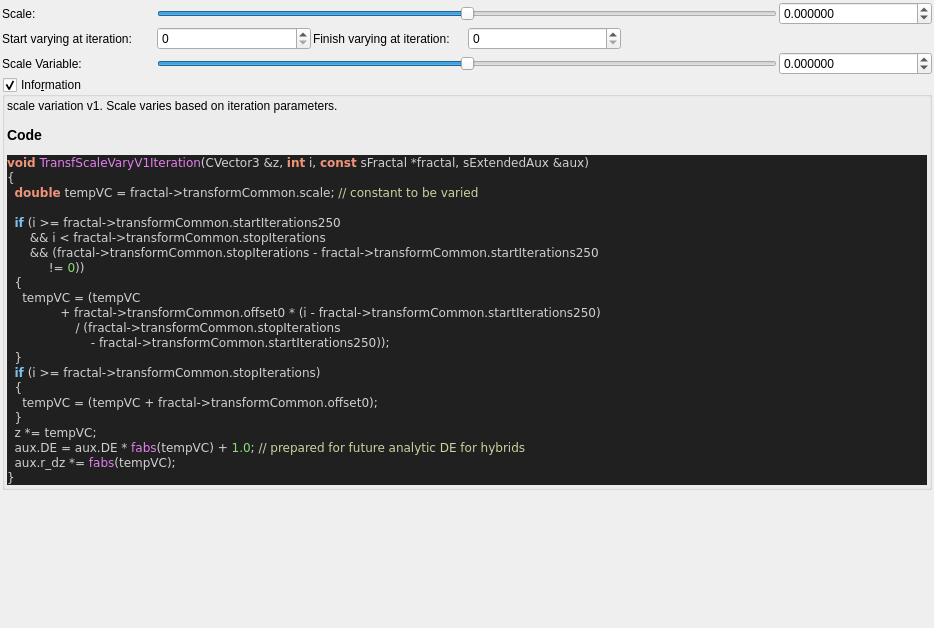
<?xml version="1.0" encoding="UTF-8"?>
<ui version="4.0">
 <class>transf_scale_vary_v1</class>
 <widget class="QWidget" name="Form">
  <property name="geometry">
   <rect>
    <x>0</x>
    <y>0</y>
    <width>934</width>
    <height>628</height>
   </rect>
  </property>
  <property name="windowTitle">
   <string notr="true">transf_scale_vary_v1</string>
  </property>
  <layout class="QVBoxLayout" name="verticalLayout">
   <property name="spacing">
    <number>2</number>
   </property>
   <property name="leftMargin">
    <number>2</number>
   </property>
   <property name="topMargin">
    <number>2</number>
   </property>
   <property name="rightMargin">
    <number>2</number>
   </property>
   <property name="bottomMargin">
    <number>2</number>
   </property>
   <item>
    <layout class="QGridLayout" name="gridLayout_36">
     <property name="spacing">
      <number>2</number>
     </property>
     <item row="1" column="2">
      <widget class="QLabel" name="label_169">
       <property name="text">
        <string>Finish varying at iteration:</string>
       </property>
      </widget>
     </item>
     <item row="2" column="1" colspan="4">
      <widget class="QSlider" name="slider_transf_offset_0">
       <property name="sizePolicy">
        <sizepolicy hsizetype="Expanding" vsizetype="Maximum">
         <horstretch>0</horstretch>
         <verstretch>0</verstretch>
        </sizepolicy>
       </property>
       <property name="minimum">
        <number>-5000000</number>
       </property>
       <property name="maximum">
        <number>5000000</number>
       </property>
       <property name="value">
        <number>0</number>
       </property>
       <property name="sliderPosition">
        <number>0</number>
       </property>
       <property name="orientation">
        <enum>Qt::Horizontal</enum>
       </property>
      </widget>
     </item>
     <item row="2" column="5">
      <widget class="MyDoubleSpinBox" name="spinbox_transf_offset_0">
       <property name="sizePolicy">
        <sizepolicy hsizetype="Minimum" vsizetype="Maximum">
         <horstretch>0</horstretch>
         <verstretch>0</verstretch>
        </sizepolicy>
       </property>
       <property name="prefix">
        <string/>
       </property>
       <property name="suffix">
        <string/>
       </property>
       <property name="decimals">
        <number>6</number>
       </property>
       <property name="minimum">
        <double>-99.000000000000000</double>
       </property>
       <property name="maximum">
        <double>99.000000000000000</double>
       </property>
       <property name="singleStep">
        <double>0.100000000000000</double>
       </property>
      </widget>
     </item>
     <item row="0" column="5">
      <widget class="MyDoubleSpinBox" name="spinbox_transf_scale">
       <property name="sizePolicy">
        <sizepolicy hsizetype="Minimum" vsizetype="Maximum">
         <horstretch>0</horstretch>
         <verstretch>0</verstretch>
        </sizepolicy>
       </property>
       <property name="prefix">
        <string/>
       </property>
       <property name="suffix">
        <string/>
       </property>
       <property name="decimals">
        <number>6</number>
       </property>
       <property name="minimum">
        <double>-99.000000000000000</double>
       </property>
       <property name="maximum">
        <double>99.000000000000000</double>
       </property>
       <property name="singleStep">
        <double>0.100000000000000</double>
       </property>
      </widget>
     </item>
     <item row="1" column="3">
      <widget class="MySpinBox" name="spinboxInt_transf_stop_iterations">
       <property name="sizePolicy">
        <sizepolicy hsizetype="Minimum" vsizetype="Maximum">
         <horstretch>0</horstretch>
         <verstretch>0</verstretch>
        </sizepolicy>
       </property>
       <property name="maximum">
        <number>250</number>
       </property>
      </widget>
     </item>
     <item row="0" column="1" colspan="4">
      <widget class="QSlider" name="slider_transf_scale">
       <property name="sizePolicy">
        <sizepolicy hsizetype="Expanding" vsizetype="Maximum">
         <horstretch>0</horstretch>
         <verstretch>0</verstretch>
        </sizepolicy>
       </property>
       <property name="minimum">
        <number>-5000000</number>
       </property>
       <property name="maximum">
        <number>5000000</number>
       </property>
       <property name="singleStep">
        <number>1</number>
       </property>
       <property name="orientation">
        <enum>Qt::Horizontal</enum>
       </property>
      </widget>
     </item>
     <item row="0" column="0">
      <widget class="QLabel" name="label_92">
       <property name="text">
        <string>Scale:</string>
       </property>
      </widget>
     </item>
     <item row="1" column="1">
      <widget class="MySpinBox" name="spinboxInt_transf_start_iterations_250">
       <property name="sizePolicy">
        <sizepolicy hsizetype="Minimum" vsizetype="Maximum">
         <horstretch>0</horstretch>
         <verstretch>0</verstretch>
        </sizepolicy>
       </property>
       <property name="maximum">
        <number>250</number>
       </property>
      </widget>
     </item>
     <item row="2" column="0">
      <widget class="QLabel" name="label_81">
       <property name="text">
        <string>Scale Variable:</string>
       </property>
      </widget>
     </item>
     <item row="1" column="0">
      <widget class="QLabel" name="label_171">
       <property name="text">
        <string>Start varying at iteration:</string>
       </property>
      </widget>
     </item>
     <item row="1" column="4" colspan="2">
      <spacer name="horizontalSpacer_17">
       <property name="orientation">
        <enum>Qt::Horizontal</enum>
       </property>
       <property name="sizeHint" stdset="0">
        <size>
         <width>40</width>
         <height>20</height>
        </size>
       </property>
      </spacer>
     </item>
    </layout>
   </item>
   <item>
    <widget class="MyGroupBox" name="groupCheck_info">
     <property name="title">
      <string>Info&amp;rmation</string>
     </property>
     <property name="flat">
      <bool>false</bool>
     </property>
     <property name="checkable">
      <bool>true</bool>
     </property>
     <layout class="QVBoxLayout" name="verticalLayout_2">
      <property name="spacing">
       <number>2</number>
      </property>
      <property name="leftMargin">
       <number>2</number>
      </property>
      <property name="topMargin">
       <number>2</number>
      </property>
      <property name="rightMargin">
       <number>2</number>
      </property>
      <property name="bottomMargin">
       <number>2</number>
      </property>
      <item>
       <widget class="QLabel" name="label_code_content">
        <property name="text">
         <string notr="true">&lt;p&gt;scale variation v1. Scale varies based on iteration parameters.&lt;/p&gt;&lt;table&gt;
&lt;/table&gt;
&lt;h3&gt;Code&lt;/h3&gt;
&lt;body style=&quot;background-color:#202020&quot;&gt;
&lt;pre style=&quot;color:#d0d0d0; background-color:#202020;  font-family:'Courier New',monospace;&quot;&gt;&lt;span style=&quot;color:#f09479; font-weight:bold&quot;&gt;void&lt;/span&gt; &lt;span style=&quot;color:#e47eed&quot;&gt;TransfScaleVaryV1Iteration&lt;/span&gt;&lt;span style=&quot;color:#d0d0d0&quot;&gt;(&lt;/span&gt;CVector3 &lt;span style=&quot;color:#d0d0d0&quot;&gt;&amp;amp;&lt;/span&gt;z&lt;span style=&quot;color:#d0d0d0&quot;&gt;,&lt;/span&gt; &lt;span style=&quot;color:#f09479; font-weight:bold&quot;&gt;int&lt;/span&gt; i&lt;span style=&quot;color:#d0d0d0&quot;&gt;,&lt;/span&gt; &lt;span style=&quot;color:#f09479; font-weight:bold&quot;&gt;const&lt;/span&gt; sFractal &lt;span style=&quot;color:#d0d0d0&quot;&gt;*&lt;/span&gt;fractal&lt;span style=&quot;color:#d0d0d0&quot;&gt;,&lt;/span&gt; sExtendedAux &lt;span style=&quot;color:#d0d0d0&quot;&gt;&amp;amp;&lt;/span&gt;aux&lt;span style=&quot;color:#d0d0d0&quot;&gt;)&lt;/span&gt;
&lt;span style=&quot;color:#d0d0d0&quot;&gt;{&lt;/span&gt;
  &lt;span style=&quot;color:#f09479; font-weight:bold&quot;&gt;double&lt;/span&gt; tempVC &lt;span style=&quot;color:#d0d0d0&quot;&gt;=&lt;/span&gt; fractal&lt;span style=&quot;color:#d0d0d0&quot;&gt;-&amp;gt;&lt;/span&gt;transformCommon&lt;span style=&quot;color:#d0d0d0&quot;&gt;.&lt;/span&gt;scale&lt;span style=&quot;color:#d0d0d0&quot;&gt;;&lt;/span&gt; &lt;span style=&quot;color:#d0d0a0&quot;&gt;// constant to be varied&lt;/span&gt;

  &lt;span style=&quot;color:#7ec0ee; font-weight:bold&quot;&gt;if&lt;/span&gt; &lt;span style=&quot;color:#d0d0d0&quot;&gt;(&lt;/span&gt;i &lt;span style=&quot;color:#d0d0d0&quot;&gt;&amp;gt;=&lt;/span&gt; fractal&lt;span style=&quot;color:#d0d0d0&quot;&gt;-&amp;gt;&lt;/span&gt;transformCommon&lt;span style=&quot;color:#d0d0d0&quot;&gt;.&lt;/span&gt;startIterations250
      &lt;span style=&quot;color:#d0d0d0&quot;&gt;&amp;amp;&amp;amp;&lt;/span&gt; i &lt;span style=&quot;color:#d0d0d0&quot;&gt;&amp;lt;&lt;/span&gt; fractal&lt;span style=&quot;color:#d0d0d0&quot;&gt;-&amp;gt;&lt;/span&gt;transformCommon&lt;span style=&quot;color:#d0d0d0&quot;&gt;.&lt;/span&gt;stopIterations
      &lt;span style=&quot;color:#d0d0d0&quot;&gt;&amp;amp;&amp;amp; (&lt;/span&gt;fractal&lt;span style=&quot;color:#d0d0d0&quot;&gt;-&amp;gt;&lt;/span&gt;transformCommon&lt;span style=&quot;color:#d0d0d0&quot;&gt;.&lt;/span&gt;stopIterations &lt;span style=&quot;color:#d0d0d0&quot;&gt;-&lt;/span&gt; fractal&lt;span style=&quot;color:#d0d0d0&quot;&gt;-&amp;gt;&lt;/span&gt;transformCommon&lt;span style=&quot;color:#d0d0d0&quot;&gt;.&lt;/span&gt;startIterations250
           &lt;span style=&quot;color:#d0d0d0&quot;&gt;!=&lt;/span&gt; &lt;span style=&quot;color:#87df71&quot;&gt;0&lt;/span&gt;&lt;span style=&quot;color:#d0d0d0&quot;&gt;))&lt;/span&gt;
  &lt;span style=&quot;color:#d0d0d0&quot;&gt;{&lt;/span&gt;
    tempVC &lt;span style=&quot;color:#d0d0d0&quot;&gt;= (&lt;/span&gt;tempVC
              &lt;span style=&quot;color:#d0d0d0&quot;&gt;+&lt;/span&gt; fractal&lt;span style=&quot;color:#d0d0d0&quot;&gt;-&amp;gt;&lt;/span&gt;transformCommon&lt;span style=&quot;color:#d0d0d0&quot;&gt;.&lt;/span&gt;offset0 &lt;span style=&quot;color:#d0d0d0&quot;&gt;* (&lt;/span&gt;i &lt;span style=&quot;color:#d0d0d0&quot;&gt;-&lt;/span&gt; fractal&lt;span style=&quot;color:#d0d0d0&quot;&gt;-&amp;gt;&lt;/span&gt;transformCommon&lt;span style=&quot;color:#d0d0d0&quot;&gt;.&lt;/span&gt;startIterations250&lt;span style=&quot;color:#d0d0d0&quot;&gt;)&lt;/span&gt;
                  &lt;span style=&quot;color:#d0d0d0&quot;&gt;/ (&lt;/span&gt;fractal&lt;span style=&quot;color:#d0d0d0&quot;&gt;-&amp;gt;&lt;/span&gt;transformCommon&lt;span style=&quot;color:#d0d0d0&quot;&gt;.&lt;/span&gt;stopIterations
                      &lt;span style=&quot;color:#d0d0d0&quot;&gt;-&lt;/span&gt; fractal&lt;span style=&quot;color:#d0d0d0&quot;&gt;-&amp;gt;&lt;/span&gt;transformCommon&lt;span style=&quot;color:#d0d0d0&quot;&gt;.&lt;/span&gt;startIterations250&lt;span style=&quot;color:#d0d0d0&quot;&gt;));&lt;/span&gt;
  &lt;span style=&quot;color:#d0d0d0&quot;&gt;}&lt;/span&gt;
  &lt;span style=&quot;color:#7ec0ee; font-weight:bold&quot;&gt;if&lt;/span&gt; &lt;span style=&quot;color:#d0d0d0&quot;&gt;(&lt;/span&gt;i &lt;span style=&quot;color:#d0d0d0&quot;&gt;&amp;gt;=&lt;/span&gt; fractal&lt;span style=&quot;color:#d0d0d0&quot;&gt;-&amp;gt;&lt;/span&gt;transformCommon&lt;span style=&quot;color:#d0d0d0&quot;&gt;.&lt;/span&gt;stopIterations&lt;span style=&quot;color:#d0d0d0&quot;&gt;)&lt;/span&gt;
  &lt;span style=&quot;color:#d0d0d0&quot;&gt;{&lt;/span&gt;
    tempVC &lt;span style=&quot;color:#d0d0d0&quot;&gt;= (&lt;/span&gt;tempVC &lt;span style=&quot;color:#d0d0d0&quot;&gt;+&lt;/span&gt; fractal&lt;span style=&quot;color:#d0d0d0&quot;&gt;-&amp;gt;&lt;/span&gt;transformCommon&lt;span style=&quot;color:#d0d0d0&quot;&gt;.&lt;/span&gt;offset0&lt;span style=&quot;color:#d0d0d0&quot;&gt;);&lt;/span&gt;
  &lt;span style=&quot;color:#d0d0d0&quot;&gt;}&lt;/span&gt;
  z &lt;span style=&quot;color:#d0d0d0&quot;&gt;*=&lt;/span&gt; tempVC&lt;span style=&quot;color:#d0d0d0&quot;&gt;;&lt;/span&gt;
  aux&lt;span style=&quot;color:#d0d0d0&quot;&gt;.&lt;/span&gt;DE &lt;span style=&quot;color:#d0d0d0&quot;&gt;=&lt;/span&gt; aux&lt;span style=&quot;color:#d0d0d0&quot;&gt;.&lt;/span&gt;DE &lt;span style=&quot;color:#d0d0d0&quot;&gt;*&lt;/span&gt; &lt;span style=&quot;color:#e47eed&quot;&gt;fabs&lt;/span&gt;&lt;span style=&quot;color:#d0d0d0&quot;&gt;(&lt;/span&gt;tempVC&lt;span style=&quot;color:#d0d0d0&quot;&gt;) +&lt;/span&gt; &lt;span style=&quot;color:#87df71&quot;&gt;1.0&lt;/span&gt;&lt;span style=&quot;color:#d0d0d0&quot;&gt;;&lt;/span&gt; &lt;span style=&quot;color:#d0d0a0&quot;&gt;// prepared for future analytic DE for hybrids&lt;/span&gt;
  aux&lt;span style=&quot;color:#d0d0d0&quot;&gt;.&lt;/span&gt;r_dz &lt;span style=&quot;color:#d0d0d0&quot;&gt;*=&lt;/span&gt; &lt;span style=&quot;color:#e47eed&quot;&gt;fabs&lt;/span&gt;&lt;span style=&quot;color:#d0d0d0&quot;&gt;(&lt;/span&gt;tempVC&lt;span style=&quot;color:#d0d0d0&quot;&gt;);&lt;/span&gt;
&lt;span style=&quot;color:#d0d0d0&quot;&gt;}&lt;/span&gt;
&lt;/pre&gt;
&lt;/body&gt;</string>
        </property>
        <property name="wordWrap">
         <bool>true</bool>
        </property>
        <property name="openExternalLinks">
         <bool>true</bool>
        </property>
        <property name="textInteractionFlags">
         <set>Qt::LinksAccessibleByMouse|Qt::TextSelectableByMouse</set>
        </property>
       </widget>
      </item>
     </layout>
    </widget>
   </item>
   <item>
    <spacer name="verticalSpacer">
     <property name="orientation">
      <enum>Qt::Vertical</enum>
     </property>
     <property name="sizeHint" stdset="0">
      <size>
       <width>20</width>
       <height>40</height>
      </size>
     </property>
    </spacer>
   </item>
  </layout>
 </widget>
 <customwidgets>
  <customwidget>
   <class>MyDoubleSpinBox</class>
   <extends>QDoubleSpinBox</extends>
   <header>my_double_spin_box.h</header>
  </customwidget>
  <customwidget>
   <class>MyGroupBox</class>
   <extends>QGroupBox</extends>
   <header>my_group_box.h</header>
   <container>1</container>
  </customwidget>
  <customwidget>
   <class>MySpinBox</class>
   <extends>QSpinBox</extends>
   <header>my_spin_box.h</header>
  </customwidget>
 </customwidgets>
 <tabstops>
  <tabstop>slider_transf_scale</tabstop>
  <tabstop>spinbox_transf_scale</tabstop>
  <tabstop>spinboxInt_transf_start_iterations_250</tabstop>
  <tabstop>spinboxInt_transf_stop_iterations</tabstop>
  <tabstop>slider_transf_offset_0</tabstop>
  <tabstop>spinbox_transf_offset_0</tabstop>
  <tabstop>groupCheck_info</tabstop>
 </tabstops>
 <resources/>
 <connections/>
</ui>
